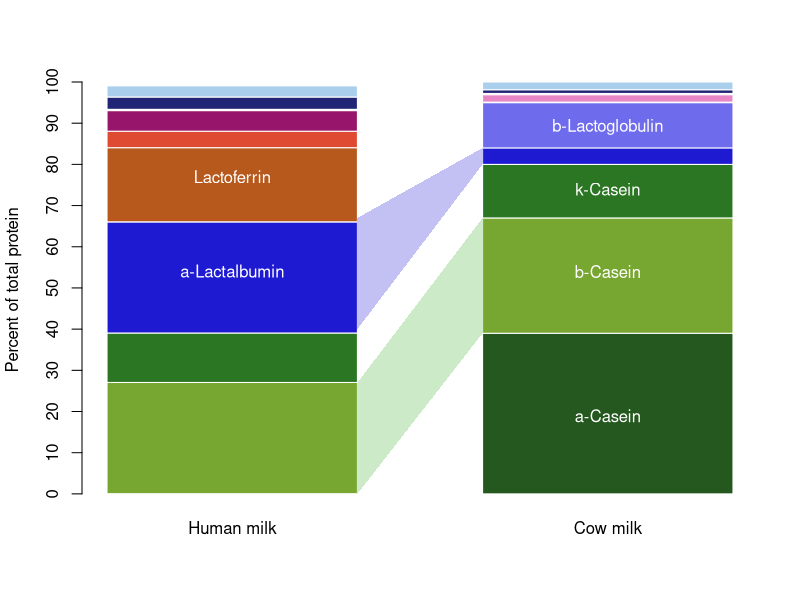
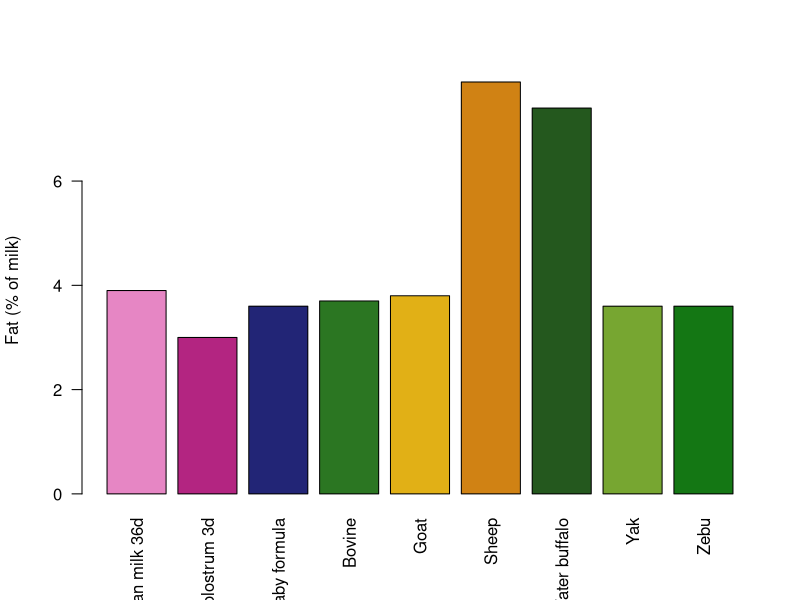
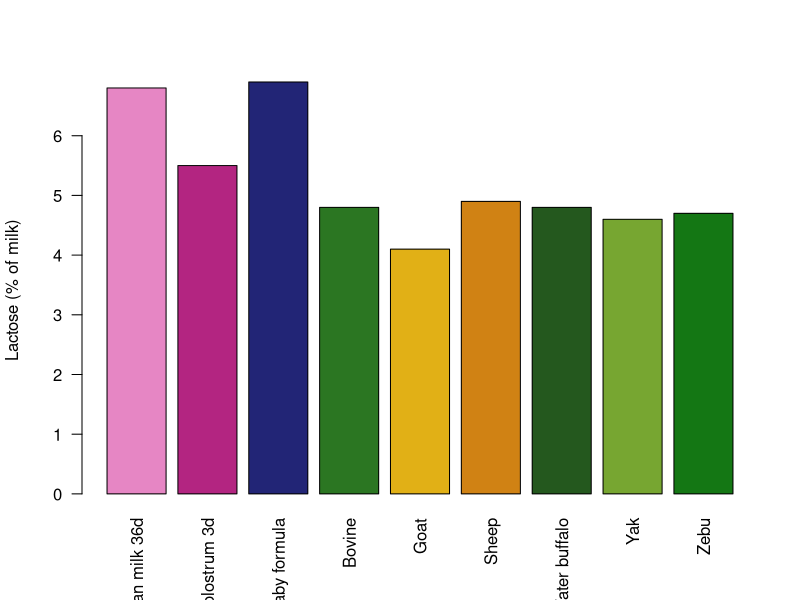
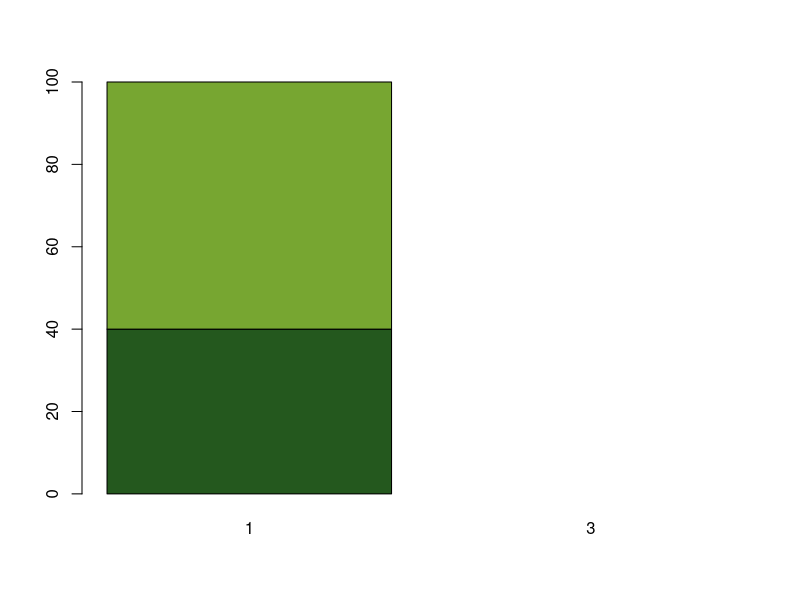
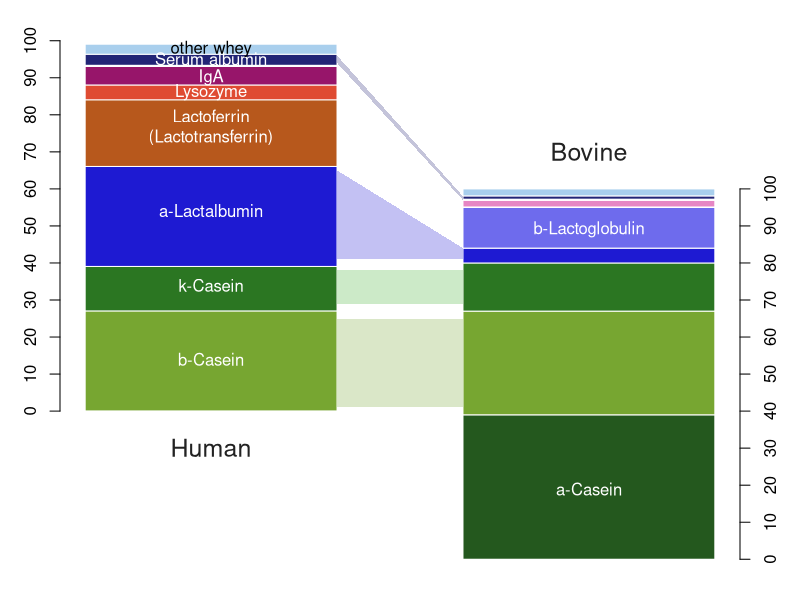
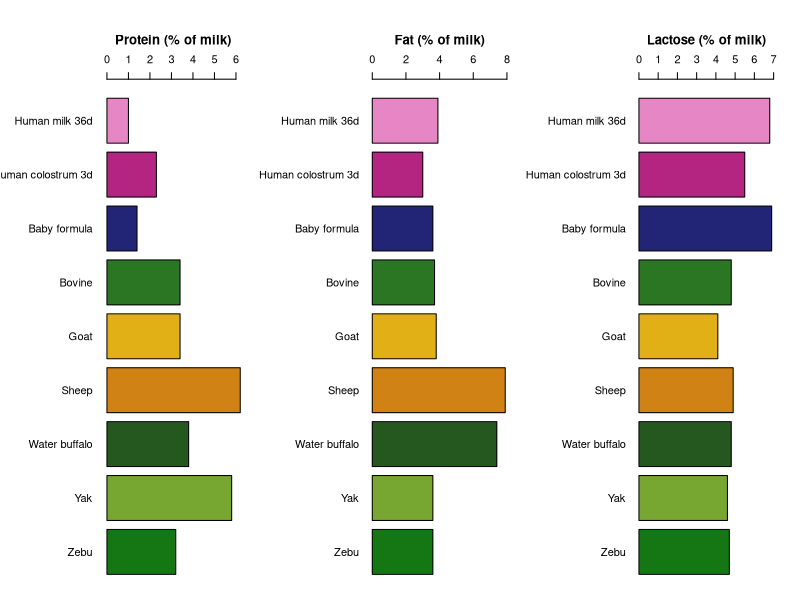
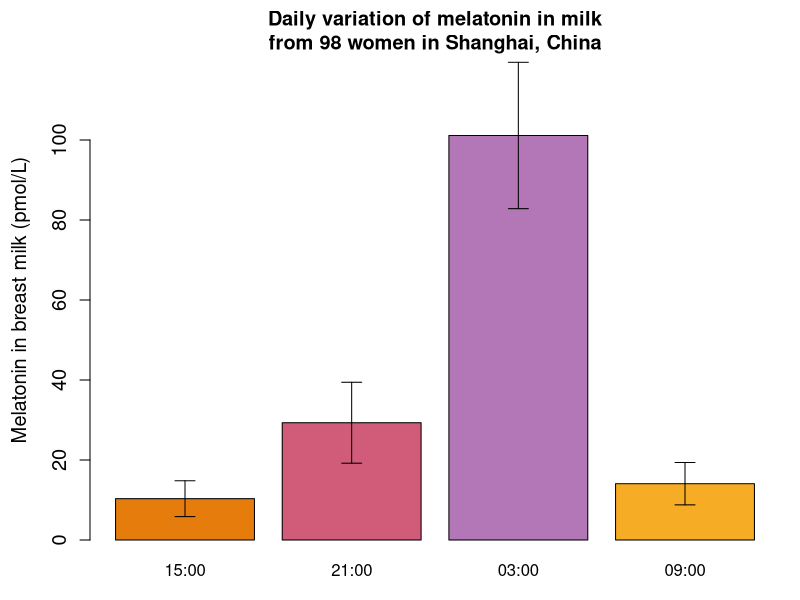
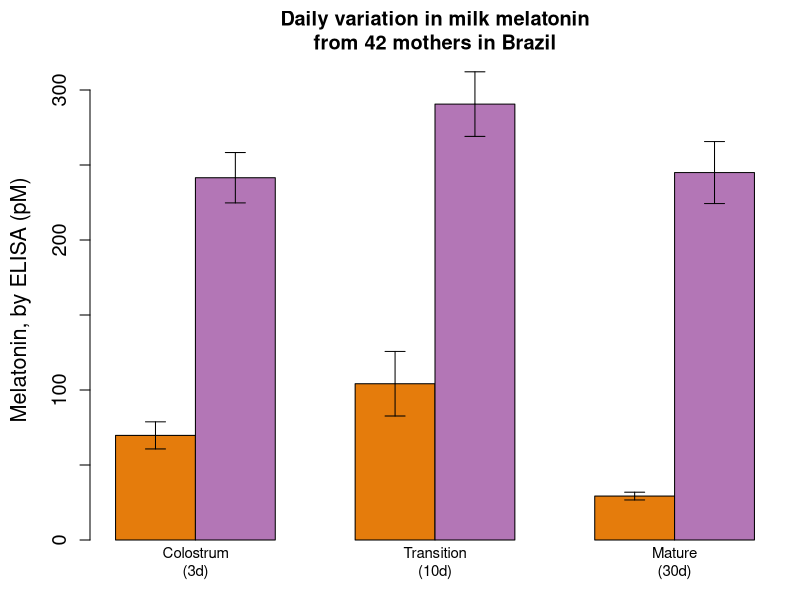

Generate these figures, in order, with R:
# analysis of milk protein composition

# data from
# Jensen et al (1990) Lipids of Bovine and Human Milks: A Comparison. J Dairy Sci 73:223-240. REVIEW
# https://pubmed.ncbi.nlm.nih.gov/2184172/


milk_data_text = "Milk	Protein_pct	Casein_pct_of_protein	a-casein	b-casein	k-casein	Whey_pct_of_protein	a-Lactalbumin	b-Lactoglobulin	Lactotransferrin	Lysozyme	IgA	IgG	IgM	Serum_albumin	Fat	Lactose	Total_solids	Ash	Kilocalories
Human milk 36d	1.0	40	0.06	27	12	60	27	0	18	4	5	0.1	0.2	3	3.9	6.8	12.1	0.2	72
Human colostrum 3d	2.3	NA	NA	NA	NA	NA	NA	NA	NA	NA	NA	NA	NA	NA	3	5.5	NA	NA	58
Baby formula	1.4	NA	NA	NA	NA	NA	NA	NA	NA	NA	NA	NA	NA	NA	3.6	6.9	NA	NA	66
Bovine	3.4	80	39	28	13	20	4	11	0.01	0.01	0.1	1.8	0.3	0.9	3.7	4.8	12.7	0.7	75
Goat	3.4	NA	NA	NA	NA	NA	NA	NA	NA	NA	NA	NA	NA	NA	3.8	4.1	NA	NA	NA
Sheep	6.2	NA	NA	NA	NA	NA	NA	NA	NA	NA	NA	NA	NA	NA	7.9	4.9	NA	NA	NA
Water buffalo	3.8	NA	NA	NA	NA	NA	NA	NA	NA	NA	NA	NA	NA	NA	7.4	4.8	NA	NA	NA
Yak	5.8	NA	NA	NA	NA	NA	NA	NA	NA	NA	NA	NA	NA	NA	3.6	4.6	NA	NA	NA
Zebu	3.2	NA	NA	NA	NA	NA	NA	NA	NA	NA	NA	NA	NA	NA	3.6	4.7	NA	NA	NA"


milk_data = read.table( text=milk_data_text, header=TRUE, sep="\t")
#milk_data.m = matrix(unlist(strsplit(milk_data_text, "\t|\n")),ncol = 17, byrow=TRUE)
#milk_data = as.data.frame( milk_data.m[-1,], col.names = milk_data.m[1,] )
human_v_cow_only = milk_data[c(1,4),]

names(milk_data)

proteins_only = cbind( human_v_cow_only[,c(4,5,6)], 
                       human_v_cow_only[,c(8:15)],
                       other_whey=human_v_cow_only$Whey_pct_of_protein - rowSums(human_v_cow_only[,c(8:15)]) )

#  [1] "Milk"                  "Protein_pct"           "Casein_pct_of_protein" "a.casein"              "b.casein"             
#  [6] "k.casein"              "Whey_pct_of_protein"   "a.Lactalbumin"         "b.Lactoglobulin"       "Lactotransferrin"     
# [11] "Lysozyme"              "IgA"                   "IgG"                   "IgM"                   "Serum_albumin"

prot_type_colors = c( "#24581eff", "#77a631ff", "#2b7622ff", #"#bbeb9fff", 
                      "#1e1ad2ff", "#6e6bedff",
                      "#b7581cff", "#df4b32ff", "#97156aff", "#e686c4ff", "#f9d3ecff", "#222576ff", "#a9cfedff" )
b = barplot( t(as.matrix( proteins_only )) , names.arg=c("Human milk", "Cow milk") , 
         ylab="Percent of total protein", col=prot_type_colors , border = "white",
         space = 0.5 , axes=FALSE )
axis(2, at=seq(0,100,10))
text( c(b[2],b[2],b[2],b[1],b[1],b[2]) , c(19,54,74,54,77,89), 
      c("a-Casein","b-Casein","k-Casein","a-Lactalbumin", "Lactoferrin","b-Lactoglobulin"), col="white")
polygon( x=c(1.5,2,2,1.5), y=c(0,39,67,27), border = NA, col="#40b03344" )
polygon( x=c(1.5,2,2,1.5), y=c(40,80,84,67), border = NA, col="#1e1ad244" )

y1 = c(0,cumsum(as.numeric(proteins_only[1,])))
y2 = c(0,cumsum(as.numeric(proteins_only[2,])))
pdf(file="~/git/misc-analyses/milk_composition/images/milk_protein_comparison_v1.pdf", height=8, width=6, title="Protein composition of human and bovine milks")
#png(file="~/git/misc-analyses/milk_composition/images/milk_protein_comparison_v1.png", height=720, width=540, res = 90 )
par(mar=c(1,3,1,3))
plot(0,0,type='n', xlim=c(0,5), ylim=c(0,140), axes=FALSE , xlab="", ylab="")
rect(rep(0,length(prot_type_colors)), y1[1:12]+40, rep(2,length(prot_type_colors)), y1[2:13]+40, 
     col=prot_type_colors, border = "white" )
rect(rep(3,length(prot_type_colors)), y2[1:12], rep(5,length(prot_type_colors)), y2[2:13] , 
     col=prot_type_colors, border = "white" )
polygon( x=c(2,3,3,2), y=c(1+40,41,65,25+40), border = NA, col="#77a63144" )
polygon( x=c(2,3,3,2), y=c(29+40,69,78,38+40), border = NA, col="#40b03344" )
polygon( x=c(2,3,3,2), y=c(41+40,81,84,65+40), border = NA, col="#1e1ad244" )
polygon( x=c(2,3,3,2), y=c(94+40,97,98,96+40), border = NA, col="#22257644" )
text( c(4,1,1,1,1,4,1,1,1) , c(19,54,74,54+40,77+40,89,86+40,90+40,95+40), 
      c("a-Casein","b-Casein","k-Casein",
        "a-Lactalbumin", "Lactoferrin\n(Lactotransferrin)","b-Lactoglobulin",
        "Lysozyme", "IgA", "Serum albumin"), col="white")
text( c(1) , c(97.7+40), 
      c("other whey"), col="black")
axis(2, at=seq(40,140,10), labels=seq(0,100,10) )
axis(4, at=seq(0,100,10), labels=seq(0,100,10) )
text( c(1,4) , c(30,110), c("Human", "Bovine"), col="#222222", cex=1.5)
dev.off()






milk_type_colors = c( "#e686c4ff", "#b32581ff", "#222576ff",
                      "#2b7622ff","#e1b016ff","#d08214ff", "#24581eff","#77a631ff","#147714ff")
pdf(file="~/git/misc-analyses/milk_composition/images/milk_composition_comparison_v1.pdf", width=10, height=3, title="Bulk composition of human and other milks")
par(mfrow=c(1,3), mar=c(0.5,8,6,2))
barplot( rev(milk_data$Protein_pct) , main="Protein (% of milk)", horiz=TRUE, 
         names.arg = rev(milk_data$Milk), las=2, col= rev(milk_type_colors), axes=FALSE )
axis(3)
barplot( rev(milk_data$Fat) , main="Fat (% of milk)", horiz=TRUE, xlim=c(0,8),
         names.arg = rev(milk_data$Milk), las=2, col= rev(milk_type_colors), axes=FALSE )
axis(3)
barplot( rev(milk_data$Lactose) , main="Lactose (% of milk)", horiz=TRUE, xlim=c(0,7),
         names.arg = rev(milk_data$Milk), las=2, col= rev(milk_type_colors), axes=FALSE )
axis(3)
dev.off()

barplot( milk_data$Fat , ylab="Fat (% of milk)", 
         names.arg = milk_data$Milk, las=2, col=milk_type_colors )
barplot( milk_data$Lactose , ylab="Lactose (% of milk)", 
         names.arg = milk_data$Milk, las=2, col=milk_type_colors )
barplot( t(as.matrix(milk_data[c(1,3),c(3,7)] )) , col=prot_type_colors  )


################################################################################
################################################################################

# 10mg tablets melatonin
# 10 mg / 232.281 g/mol = 0.0430513 mmol = 43.05umol
# 1mg = 0.004305 mmol = 4.3 umol

# Qin et al 2019 Variations in melatonin levels in preterm and term human breast milk during the first month after delivery
# https://pmc.ncbi.nlm.nih.gov/articles/PMC6884443/
qin2019_data_text = "Time_point	Breast_milk_pg_mL	Breast_milk_pg_mL_var
03:00	23.49	4.25
09:00	3.27	1.23
15:00	2.40	1.04
21:00	6.81	2.35"
qin2019_data = read.table(text=qin2019_data_text, header=TRUE, sep="\t")[c(3,4,1,2),]
qin2019_data

pdf(file="~/git/misc-analyses/milk_composition/images/qin2019_melatonin_in_milk.pdf", width=4, height=4, title="Melatonin in breast milk")
#png(file="~/git/misc-analyses/milk_composition/images/qin2019_melatonin_in_milk.png", width=360, height=360, res=90 )
par(mar=c(3,4.5,3,1))
b = barplot(qin2019_data$Breast_milk_pg_mL * 1000 / 232.281, ylim=c(0,120), axes=FALSE,
        names.arg=qin2019_data$Time_point , ylab="Melatonin in breast milk (pmol/L)", 
        main="Daily variation of melatonin in milk\nfrom 98 women in Shanghai, China", 
        col=c("#b376b6ff", "#f6ac24ff", "#e57c0cff", "#d05c7aff" )[c(3,4,1,2)], cex.lab=1.2)
axis(2,at=seq(0,100,20), cex.axis=1.2)
#points(b, qin2019_data$Breast_milk_pg_mL* 1000 / 232.281, lwd=2, pch=1)
arrows(x0 = b, y0 = qin2019_data$Breast_milk_pg_mL* 1000 / 232.281, lwd=1, length = 0.1,
       x1 = b, y1=qin2019_data$Breast_milk_pg_mL* 1000 / 232.281+qin2019_data$Breast_milk_pg_mL_var* 1000 / 232.281, angle = 90)
arrows(x0 = b, y0 = qin2019_data$Breast_milk_pg_mL* 1000 / 232.281, lwd=1, length = 0.1,
       x1 = b, y1=qin2019_data$Breast_milk_pg_mL* 1000 / 232.281-qin2019_data$Breast_milk_pg_mL_var* 1000 / 232.281, angle = 90)
dev.off()

qin2019_data$Breast_milk_pg_mL * 1000 / 232.281 # =pM
# 23pg/mL = 23ng/L / 232g/mol = 0.101nM = 101pM
# this is 1000x lower than the 100nM concentrations used by:
# Honorio-Franca 2013 Human colostrum melatonin exhibits a day-night variation and modulates the activity of colostral phagocytes
# https://doi.org/10.2478/v10136-012-0039-2
# "were incubated with with 10 ul of Phorbol Myristate Acetate (PMA final concentration at 10 –7M) or 
# ...50 ul of melatonifinal concentration at 10-7M"



# data digitized from Silva et al (2013) Bioactive Factors of Colostrum and Human Milk Exhibits a Day-Night Variation
# https://thescipub.com/abstract/10.3844/ajisp.2013.68.74

silva2013_text = "milk	time	melatonin_pg_mL	melatonin_pg_mL_var	cortisol_ug_dL	cortisol_ug_dL_var
colostrum	diurnal	16.2	2.1	34.0	5.7
colostrum	nocturnal	56.1	3.9	43.4	1.1
transition	diurnal	24.2	5.0	28.8	6.3
transition	nocturnal	67.5	5.0	39.5	7.4
mature	diurnal	6.8	0.6	50.9	0.5
mature	nocturnal	56.9	4.8	14.8	2.6"
silva2013_data = read.table(text=silva2013_text, header=TRUE, sep="\t")

time_mel_aov = aov(melatonin_pg_mL ~ time, data = silva2013_data)


# MELATONIN
pdf(file="~/git/misc-analyses/milk_composition/images/silva2013_melatonin_in_milk.pdf", width=4, height=4, title="Data from Silva et al 2013")
#png(file="~/git/misc-analyses/milk_composition/images/silva2013_melatonin_in_milk.png", width=360, height=360, res=90)
par(mar=c(3,4.5,3,1))
b = barplot( rbind(silva2013_data$melatonin_pg_mL[silva2013_data$time=="diurnal"]* 1000 / 232.281, 
               silva2013_data$melatonin_pg_mL[silva2013_data$time=="nocturnal"]* 1000 / 232.281 ),
         beside=TRUE, ylim=c(0,320), axes=FALSE, cex.names = 0.9,
         ylab="Melatonin, by ELISA (pM)", main="Daily variation in milk melatonin\nfrom 42 mothers in Brazil",
         cex.axis=1.2, cex.lab=1.3,
         col=c("#e57c0cff", "#b376b6ff"), names.arg = c("Colostrum\n(3d)", "Transition\n(10d)", "Mature\n(30d)") )
arrows(x0 = rep(b,2), y0 = rep(silva2013_data$melatonin_pg_mL,2)* 1000 / 232.281, lwd=1, length = 0.1,
       x1 = rep(b,2), 
       y1=c(silva2013_data$melatonin_pg_mL+silva2013_data$melatonin_pg_mL_var, silva2013_data$melatonin_pg_mL-silva2013_data$melatonin_pg_mL_var)* 1000 / 232.281, angle = 90)
axis(2, at=seq(0,300,100), cex.axis=1.2, tick = FALSE)
axis(2, at=seq(0,300,50), cex.axis=1.2, labels = FALSE)
dev.off()        



# Illnerova (1993) Melatonin rhythm in human milk. J Clin Endocrinol Metab
# https://pubmed.ncbi.nlm.nih.gov/8370707/
# https://doi.org/10.1210/jcem.77.3.8370707
illnerova_summary_text = "Melatonin_Source	Day_less_than_43_pM	Night_pM	Night_var_pM
Serum	0	280	34
Milk	0	99	26"
illnerova_summary_data = read.table(text=illnerova_summary_text, header=TRUE, sep="\t")

pdf(file="~/git/misc-analyses/milk_composition/images/illnerova1993_melatonin_in_serum.pdf", width=4, height=4, title="Data from Illnerova et al 1993")
#png(file="~/git/misc-analyses/milk_composition/images/illnerova1993_melatonin_in_serum.png", width=360, height=360, res=90)
par(mar=c(3,4.5,3,1))
b = barplot( rbind( c(10,10), illnerova_summary_data$Night_pM ) , beside = TRUE, ylim=c(0,320), axes=FALSE,
         col=c("#e57c0cff", "#b376b6ff"), ylab="Melatonin (pM)", names.arg = c("Serum","Milk"), 
         main="Melatonin in serum and milk\nfrom 10 Czech mothers",
         cex.lab=1.3, cex.axis=1.2, cex.names = 1.5 )
axis(2, at=seq(0,300,100), cex.axis=1.2, tick = FALSE)
axis(2, at=seq(0,300,50), cex.axis=1.2, labels = FALSE)
arrows(x0 = b[2,], y0 = illnerova_summary_data$Night_pM, lwd=1, length = 0.1,
       x1 = b[2,], y1=illnerova_summary_data$Night_pM+illnerova_summary_data$Night_var_pM, angle = 90)
arrows(x0 = b[2,], y0 = illnerova_summary_data$Night_pM, lwd=1, length = 0.1,
       x1 = b[2,], y1=illnerova_summary_data$Night_pM-illnerova_summary_data$Night_var_pM, angle = 90)
segments(1,43,6,43,col="#4567c044", lwd=5)
text(3,100,"Detection\nlimit\n43pM", col="#284897ff", pos=4 )
legend("topright", legend=c("Day","Night"), col=c("#e57c0cff", "#b376b6ff"), pch=15, pt.cex=3, cex=1.2 )
dev.off()

# illnerova_summary_data[2,3] * 0.100
# 99pM * 100mL = 9.9pmol in 100mL of breast milk at 3am
# this is about 1 million fold lower than 2mg of melatonin in a tablet

illnerova_data_text = "time_hrs	mother_A_milk_pM	mother_B_milk_pM	mother_C_milk_pM	mother_D_milk_pM	mother_E_milk_pM	mother_F_milk_pM
11	NA	3.9	4.2	NA	6.3	NA
12	6.4	NA	NA	NA	NA	NA
13	NA	NA	5.0	NA	6.3	8.4
15	NA	3.9	4.2	7.5	NA	NA
16	4.7	NA	NA	5.0	NA	NA
17	NA	NA	4.2	NA	8.0	9.2
18	NA	3.9	5.0	NA	NA	NA
19	5.6	NA	NA	6.7	NA	8.4
21	NA	64.2	116.7	NA	87.1	NA
22	65.9	NA	NA	NA	NA	NA
24	NA	250.3	204.2	172.5		94.8
25	NA	NA	NA	NA	190.9	NA
26	136.3	NA	NA	NA	NA	NA
27	NA	NA	NA	191.7	NA	NA
28	102.0	NA	154.2		111.0	NA
29	NA	NA	NA	NA	NA	121.7
30	52.5	176.5	NA	NA	73.1	NA
31	NA	NA	NA	5.8	NA	NA
32	NA	NA	53.3		NA	8.4
33	NA	NA	NA	NA	7.1	NA
34	3.1	2.2	5.0	5.0	NA	NA
35	NA	NA	NA	NA	7.1	7.6"
illnerova_data = read.table(text=illnerova_data_text, header=TRUE, sep="\t")
mother_color_set = c("#540005ff", "#b5272fff", "#cf8f93ff", "#cc32baff", "#580e62ff", "#cf8fc6ff", "#641bbcff", "#bca5d7ff" )


#pdf(file="~/git/misc-analyses/milk_composition/images/illnerova1993_melatonin_in_milk.pdf", width=4, height=4, title="Data from Illnerova et al 1993")
png(file="~/git/misc-analyses/milk_composition/images/illnerova1993_melatonin_in_milk.png", width=360, height=360, res=90)
par(mar=c(4.5,4.5,3,1))
plot(illnerova_data$time_hrs, illnerova_data$mother_B_milk_pM , type='n', 
     axes=FALSE, xlim=c(12,36), ylim=c(0,260), main="Nightly variation of melatonin\nin milk from 6 Czech mothers",
     xlab="Time of day (hours)", ylab="Melatonin in milk (pmol/L)", cex.lab=1.3 )
axis(1, at=seq(12,36,2), labels=NA)
axis(1, at=seq(12,36,4), labels=c(12,16,20,24,4,8,12), tick = FALSE)
axis(2, cex.axis=1.2 )
axis(2, at=c(150,250), tick=FALSE, cex.axis=1.2 )
segments(12,43,36,43,col="#4567c044", lwd=5)
text(12,100,"Detection\nlimit\n43pM", col="#284897ff", pos=4 )
for (i in 2:7){
  milk_time = illnerova_data$time_hrs[which(!is.na(illnerova_data[,i]))]
  milk_melatonin = illnerova_data[,i][which(!is.na(illnerova_data[,i]))]
  lines(milk_time, ifelse(milk_melatonin<43,0,milk_melatonin), col=gsub("ff","66",mother_color_set[i]), lwd=6 )
  points(milk_time, ifelse(milk_melatonin<43,0,milk_melatonin), col=gsub("ff","aa",mother_color_set[i]), pch=16, cex=1.5 )
}
dev.off()

# Cubero (2005) The circadian rhythm of tryptophan in breast milk affects the rhythms of 6-sulfatoxymelatonin and sleep in newborn
# https://pubmed.ncbi.nlm.nih.gov/16380706/
# https://www.researchgate.net/publication/7390109_The_circadian_rhythm_of_tryptophan_in_breast_milk_affects_the_rhythms_of_6-sulfatoxymelatonin_and_sleep_in_newborn
cubero2006_data_text = "Time	Tryptophan_uM	Urinary_6-sulfatoxymelatonin_breast_fed_ng_mL	Urinary_6-sulfatoxymelatonin_mothers_ng_mL	Urinary_6-sulfatoxymelatonin_formula_fed_ng_mL
4	NA	NA	NA	10.39
7	83.89	12.04	6.90	7.70
8	54.63	19.90	4.83	NA
9	71.30	21.43	16.21	13.58
10	NA	22.86	49.89	NA
11	67.04	13.88	42.99	NA
12	61.85	9.80	26.44	NA
13	56.67		9.43	NA
14	NA		31.03	16.96
15	50.56	2.09	20.69	NA
16	55.37	3.27	10.00	16.42
17	52.96	NA	5.40	2.60
18	50.00	NA	0.92	6.52
19	70.00	3.83	4.25	3.82
20	71.11	2.19	3.68	NA
21	71.85	5.56	3.10	NA
22	70.37	9.03	0.80	NA
23	68.70	NA	NA	NA"
cubero2006_data = read.table(text=cubero2006_data_text, header=TRUE, sep="\t")

pdf(file="~/git/misc-analyses/milk_composition/images/cubero2006_tryptophan_in_milk.pdf", width=4, height=4, title="Tryptophan in breast milk - Data from Cubero et al 2006")
#png(file="~/git/misc-analyses/milk_composition/images/cubero2006_tryptophan_in_milk.png", width=360, height=360, res=90)
par(mar=c(4.5,4.5,3,1))
plot( cubero2006_data$Time, cubero2006_data$Tryptophan_uM , xlim=c(0,24), ylim=c(0,90),
      xlab="Time of day (hours)", ylab="Tryptophan in mother's milk (umol/L)", 
      main="Tryptophan in breast milk\nfrom 15 women in Spain",
      pch=21, cex=2, bg="#FF5F50aa" , axes=FALSE , frame.plot = TRUE, cex.lab=1.2 )
axis(1, at=c(0:24), labels=FALSE )
axis(1, at=seq(0,24,3), labels=seq(0,24,3), tick = FALSE )
axis(2, cex.axis=1.2 )
trp_fit = 67.95 + 13.12 * sin (0.26 * seq(0,24,0.1) + 0.76) # formula copied from text
lines(seq(0,24,0.1), trp_fit, col="#FF7F5066", lwd=6 )
text(2,20,"Sinsoidal fitted curve from\nCubero et al 2006", pos=4, col="#541600ff")
segments(3,30,3,80, col="#541600ff")
dev.off()

aggregate( na.omit(cubero2006_data$Urinary_6.sulfatoxymelatonin_mothers_ng_mL), by=list( morning=ifelse( cubero2006_data$Time <= 12, 1, 2 )[2:17] ), FUN=mean, na.action = na.omit )

cubero2006_data$Urinary_6.sulfatoxymelatonin_mothers_ng_mL
list( morning=ifelse( cubero2006_data$Time <= 12, 1, 2 ) )
length(ifelse( cubero2006_data$Time <= 12, 1, 2 ))


pdf(file="~/git/misc-analyses/milk_composition/images/cubero2006_melatonin_in_urine.pdf", width=4, height=4, title="Urinary 6-sulfatoxymelatonin in mothers and babies - Data from Cubero et al 2006")
#png(file="~/git/misc-analyses/milk_composition/images/cubero2006_melatonin_in_urine.png", width=360, height=360, res=90)
par(mar=c(4.5,4.5,3,1))
plot( cubero2006_data$Time, cubero2006_data$Urinary_6.sulfatoxymelatonin_mothers_ng_mL* 1000 / 328.34 , xlim=c(0,24), ylim=c(0,200),
      xlab="Time (hours)", ylab="Urinary 6-sulfatoxymelatonin (nmol/L)", 
      main="6-sulfatoxymelatonin in urine\nfrom 16 women and babies in Spain",
      pch=21, cex=3, bg="#FF7F50aa" , axes=FALSE , frame.plot = TRUE, cex.lab=1.2 )
axis(1, at=c(0:24), labels=FALSE )
axis(1, at=seq(0,24,3), labels=seq(0,24,3), tick = FALSE )
axis(2, cex.axis=1.2 )
points( cubero2006_data$Time, cubero2006_data$Urinary_6.sulfatoxymelatonin_breast_fed_ng_mL * 1000 / 328.34,
        pch=24, cex=2, bg="#8B0000aa" )
points( cubero2006_data$Time, cubero2006_data$Urinary_6.sulfatoxymelatonin_formula_fed_ng_mL* 1000 / 328.34,
        pch=24, cex=2, bg="#00008Baa" )
lines(seq(0,24,0.1), ( 11.44 + 8.97 * sin(0.26 * seq(0,24,0.1) - 0.05))* 1000 / 328.34, col="#8B000066", lwd=6 ) # formula copied from text
lines(seq(0,24,0.1), ( 9.72 + 16.44 * sin(0.26 * seq(0,24,0.1) - 1.44))* 1000 / 328.34, col="#FF7F5066", lwd=6 ) # formula copied from text
lines(seq(0,24,0.1), ( 9.82 + 8.28 * sin(0.26 * seq(0,24,0.1) - 1.52))* 1000 / 328.34, col="#00008B66", lwd=6 ) # formula copied from text
legend("topright", legend=c("Maternal", "Breast-fed", "Formula-fed"), col=c("#FF7F50aa","#8B0000aa","#00008Baa"), pch=c(16,17,17), pt.cex=2 )
dev.off()

# https://pubchem.ncbi.nlm.nih.gov/compound/6-sulfatoxymelatonin
cubero2006_data$Urinary_6.sulfatoxymelatonin_mothers_ng_mL * 1000 / 328.34



################################################################################
################################################################################
# CORTISOL


pdf(file="~/git/misc-analyses/milk_composition/images/silva2013_cortisol_in_milk.pdf", width=4, height=4, title="Data from Silva et al 2013")
#png(file="~/git/misc-analyses/milk_composition/images/silva2013_cortisol_in_milk.png", width=360, height=360, res=90)
par(mar=c(3,4.5,3,1))
b = barplot( rbind(silva2013_data$cortisol_ug_dL[silva2013_data$time=="diurnal"]* 10 / 362.46, 
                   silva2013_data$cortisol_ug_dL[silva2013_data$time=="nocturnal"]* 10 / 362.46 ),
             beside=TRUE, ylim=c(0,1.5), axes=FALSE, cex.names = 0.9,
             ylab="Cortisol, by ELISA (µM)", main="Daily variation in milk cortisol\nfrom 42 mothers in Brazil",
             cex.axis=1.2, cex.lab=1.3,
             col=c("#e57c0cff", "#b376b6ff"), names.arg = c("Colostrum\n(3d)", "Transition\n(10d)", "Mature\n(30d)") )
arrows(x0 = rep(b,2), y0 = rep(silva2013_data$cortisol_ug_dL,2)* 10 / 362.46, lwd=1, length = 0.1,
       x1 = rep(b,2), 
       y1=c(silva2013_data$cortisol_ug_dL+silva2013_data$cortisol_ug_dL_var, silva2013_data$cortisol_ug_dL-silva2013_data$cortisol_ug_dL_var)* 10 / 362.46, angle = 90)
axis(2, at=seq(0,1.5,0.25), cex.axis=1.2, tick = FALSE)
axis(2, at=seq(0,1.5,0.25), cex.axis=1.2, labels = FALSE)
dev.off()        


# Hollanders et al 2019 The Association between Breastmilk Glucocorticoid Concentrations and Macronutrient Contents Throughout the Day
# https://pmc.ncbi.nlm.nih.gov/articles/PMC6412799/
hollanders2019_text = "time_hr	woman	cortisol_nmol_L	cortisone_nmol_L	carbohydrate_g_100mL	fat_g_100mL	prot_g_100mL
1.5	A	3.24	15.50	8.05	2.80	1.24
4.5	A	12.02	56.42	7.27	5.85	0.90
7.5	A	13.17	50.08	8.02	1.68	1.24
10.5	A	2.36	18.77	7.81	3.07	1.34
13.5	A	2.49	16.83	8.05	2.02	1.27
16.5	A	1.78	11.10	8.08	1.47	1.17
19.5	A	0.90	4.76	7.78	3.07	0.86
22.5	A	1.00	5.98	7.75	3.92	1.03
9.0	B	10.59	34.24	7.62	3.85	0.92
10.5	B	2.23	14.85	7.54	2.87	0.95
11.5	B	0.87	8.65	7.46	4.87	0.79
15.5	B	2.21	16.94	7.31	6.41	0.67
16.5	B	1.23	10.81	7.62	5.46	0.82
18.5	B	1.51	10.47	7.46	6.79	0.67
22.5	B	1.59	12.02	7.74	3.13	0.87
23.5	B	1.59	9.80	7.87	2.36	0.90
6.5	C	NA	NA	3.05	3.10	1.42
10.0	C	11.62	31.85	3.22	1.45	1.19
13.0	C	5.81	22.08	3.22	1.73	1.42
18.0	C	1.24	6.37	3.27	1.17	1.19
27.0	C	2.06	11.07	3.45	1.50	1.17
7.5	D	12.12	42.21	7.78	2.75	1.06
10.5	D	2.58	23.28	8.06	2.40	1.24
16.5	D	0.93	15.88	8.11	2.07	1.11
19.5	D	0.51	4.89	7.75	3.64	1.09
23.5	D	1.77	11.45	7.88	2.78	1.09
30.5	D	13.81	38.93	8.03	2.30	1.04"
hollanders2019_data = read.table( text=hollanders2019_text, header=TRUE, sep="\t" )

#pdf(file="~/git/misc-analyses/milk_composition/images/hollanders2019_cortisol_in_milk.pdf", width=8, height=4, title="Data from Hollanders et al 2019")
png(file="~/git/misc-analyses/milk_composition/images/hollanders2019_cortisol_in_milk.png", width=720, height=360, res=90 )
par(mfrow=c(1,2), mar=c(4.2,4.5,3,1))
plot(hollanders2019_data$time_hr, hollanders2019_data$cortisol_nmol_L , type='n',
     axes=FALSE, xlim=c(0,30), ylim=c(0,20), main="Nightly variation of cortisol\n of 4 Dutch mothers (1 month pp)",
     xlab="Time of day (hours)", ylab="Cortisol in milk (nmol/L)", cex.lab=1.3 )
axis(1, at=seq(0,30,2), labels=NA)
axis(1, at=seq(0,28,4), tick = FALSE)
axis(2, cex.axis=1.2 )
for (i in 1:length(unique(hollanders2019_data$woman)) ){
  print(i)
  hollanders2019_subset = hollanders2019_data[which(hollanders2019_data$woman==unique(hollanders2019_data$woman)[i]),]
  lines(hollanders2019_subset$time_hr, hollanders2019_subset$cortisol_nmol_L, col=gsub("ff","66",mother_color_set[i]), lwd=6 )
  points(hollanders2019_subset$time_hr, hollanders2019_subset$cortisol_nmol_L, col=gsub("ff","aa",mother_color_set[i]), pch=16, cex=1.5 )
}
plot(hollanders2019_data$time_hr, hollanders2019_data$cortisone_nmol_L , type='n',
     axes=FALSE, xlim=c(0,30), ylim=c(0,60), main="Nightly variation of cortisone\n from 4 Dutch mothers (1 month pp)",
     xlab="Time of day (hours)", ylab="Cortisone in milk (nmol/L)", cex.lab=1.3 )
axis(1, at=seq(0,30,2), labels=NA)
axis(1, at=seq(0,28,4), tick = FALSE)
axis(2, at=seq(0,60,20), cex.axis=1.2 )
for (i in 1:length(unique(hollanders2019_data$woman)) ){
  hollanders2019_subset = hollanders2019_data[which(hollanders2019_data$woman==unique(hollanders2019_data$woman)[i]),]
  lines(hollanders2019_subset$time_hr, hollanders2019_subset$cortisone_nmol_L, col=gsub("ff","66",mother_color_set[i]), lwd=6 )
  points(hollanders2019_subset$time_hr, hollanders2019_subset$cortisone_nmol_L, col=gsub("ff","aa",mother_color_set[i]), pch=16, cex=1.5 )
}
dev.off()

pdf(file="~/git/misc-analyses/milk_composition/images/hollanders2019_macronutrient_in_milk.pdf", width=8, height=3, title="Data from Hollanders et al 2019")
#png(file="~/git/misc-analyses/milk_composition/images/hollanders2019_macronutrient_in_milk.png", width=720, height=270, res=90 )
par(mfrow=c(1,3), mar=c(4.2,4.5,3,1))
plot(hollanders2019_data$time_hr, hollanders2019_data$fat_g_100mL , type='n',
     axes=FALSE, xlim=c(0,30), ylim=c(0,8), main="Nightly variation of fat\nin milk from 4 Dutch mothers",
     xlab="Time of day (hours)", ylab="Fat in milk (g/100mL)", cex.lab=1.3 )
axis(1, at=seq(0,30,2), labels=NA)
axis(1, at=seq(0,28,4), tick = FALSE)
axis(2, at=seq(0,8,2), cex.axis=1.2 )
for (i in 1:length(unique(hollanders2019_data$woman)) ){
  hollanders2019_subset = hollanders2019_data[which(hollanders2019_data$woman==unique(hollanders2019_data$woman)[i]),]
  lines(hollanders2019_subset$time_hr, hollanders2019_subset$fat_g_100mL, col=gsub("ff","66",mother_color_set[i]), lwd=6 )
  points(hollanders2019_subset$time_hr, hollanders2019_subset$fat_g_100mL, col=gsub("ff","aa",mother_color_set[i]), pch=16, cex=1.5 )
}
plot(hollanders2019_data$time_hr, hollanders2019_data$carbohydrate_g_100mL , type='n',
     axes=FALSE, xlim=c(0,30), ylim=c(0,8), main="Nightly variation of lactose\nin milk from 4 Dutch mothers",
     xlab="Time of day (hours)", ylab="Lactose in milk (g/100mL)", cex.lab=1.3 )
axis(1, at=seq(0,30,2), labels=NA)
axis(1, at=seq(0,28,4), tick = FALSE)
axis(2, at=seq(0,8,2), cex.axis=1.2 )
for (i in 1:length(unique(hollanders2019_data$woman)) ){
  hollanders2019_subset = hollanders2019_data[which(hollanders2019_data$woman==unique(hollanders2019_data$woman)[i]),]
  lines(hollanders2019_subset$time_hr, hollanders2019_subset$carbohydrate_g_100mL, col=gsub("ff","66",mother_color_set[i]), lwd=6 )
  points(hollanders2019_subset$time_hr, hollanders2019_subset$carbohydrate_g_100mL, col=gsub("ff","aa",mother_color_set[i]), pch=16, cex=1.5 )
}
plot(hollanders2019_data$time_hr, hollanders2019_data$prot_g_100mL , type='n',
     axes=FALSE, xlim=c(0,30), ylim=c(0,2), main="Nightly variation of protein\nin milk from 4 Dutch mothers",
     xlab="Time of day (hours)", ylab="Protein in milk (g/100mL)", cex.lab=1.3 )
axis(1, at=seq(0,30,2), labels=NA)
axis(1, at=seq(0,28,4), tick = FALSE)
axis(2, at=seq(0,2,0.5), cex.axis=1.2 )
for (i in 1:length(unique(hollanders2019_data$woman)) ){
  hollanders2019_subset = hollanders2019_data[which(hollanders2019_data$woman==unique(hollanders2019_data$woman)[i]),]
  lines(hollanders2019_subset$time_hr, hollanders2019_subset$prot_g_100mL, col=gsub("ff","66",mother_color_set[i]), lwd=6 )
  points(hollanders2019_subset$time_hr, hollanders2019_subset$prot_g_100mL, col=gsub("ff","aa",mother_color_set[i]), pch=16, cex=1.5 )
}
dev.off()



# Jensen et al 1995 Human milk total lipid and cholesterol are dependent on interval of sampling during 24 hours
# https://pubmed.ncbi.nlm.nih.gov/7884623/

jensen1995_text = "time_start_hrs	time_end_hrs	lipid_pct	lipid_pct_var	volume_milk_mL_breast	volume_milk_mL_breast_var	lipid_g_volume	cholesterol_mM	cholesterol_mM_var	cholesterol_mg_dL	cholesterol_mg_dL_var	cholesterol_mmol_100g_fat	cholesterol_mmol_100g_fat_var
6	10	2.93	0.32	86.8	8	2.54	0.36	0.01	14	2.2	1.24	0.19
10	14	3.89	0.28	45	7.4	1.75	0.42	0.04	16.2	1.7	1.1	0.11
14	18	3.87	0.31	44	7.7	1.94	0.56	0.05	21.7	2.1	1.45	0.14
18	22	4.37	0.4	45.1	9.8	1.97	0.57	0.07	22	2.8	1.3	0.17
22	6	2.86	0.36	49.9	9	1.43	0.33	0.06	12.9	2.2	1.17	0.2"
jensen1995_data = read.table(text=jensen1995_text, header=TRUE, sep="\t")

"84 days postpartum"

################################################################################
################################################################################


# Savino 2010 Lactobacillus reuteri DSM 17938 in infantile colic: a randomized, double-blind, placebo-controlled trial
# https://pubmed.ncbi.nlm.nih.gov/20713478/
# TABLE 2 Crying Time in the L reuteri and Placebo Groups
savino2010_data_text = "day_of_study	L_reuteri_crying_min_day	L_reuteri_crying_min_day_IQR	Placebo_crying_min_day	Placebo_crying_min_day_IQR	p_value_mannwhitney
0	370	120	300	150	0.127
7	95	85	185	149	0.082
14	60	70	150	145	0.099
21	35	85	90	148	0.022"
savino2010_data = read.table(text=savino2010_data_text, header=TRUE, sep="\t")

pdf(file="~/git/misc-analyses/milk_composition/images/savino2010_probiotic_infant_colic.pdf", width=5, height=5, title="Crying Time in the L reuteri and Placebo Groups")
#png(file="~/git/misc-analyses/milk_composition/images/savino2010_probiotic_infant_colic.png", width=450, height=450, res=90)
par(mar=c(4.5,4.5,3,1))
plot( savino2010_data$day_of_study, savino2010_data$L_reuteri_crying_min_day, type="n", ylim=c(0,500),
      ylab="Crying time (minutes/day)", xlab="Day of study", main="Reduction in Crying Time\nin the L.reuteri and Placebo Groups",
      axes=FALSE , cex.lab=1.3)
axis(2)
axis(1, at=seq(0,21,7), cex.axis=1.3)
polygon( c( savino2010_data$day_of_study,rev(savino2010_data$day_of_study)),
         c(savino2010_data$L_reuteri_crying_min_day+savino2010_data$L_reuteri_crying_min_day_IQR/2,
           rev(savino2010_data$L_reuteri_crying_min_day-savino2010_data$L_reuteri_crying_min_day_IQR/2) ),
         col="#FF5F5088", border = NA )
lines( savino2010_data$day_of_study, savino2010_data$L_reuteri_crying_min_day, 
       lwd=2, col="#FF5F50aa")
points( savino2010_data$day_of_study, savino2010_data$L_reuteri_crying_min_day, 
        pch=16, cex=3, col="#f21600aa")
polygon( c( savino2010_data$day_of_study,rev(savino2010_data$day_of_study)),
         c(savino2010_data$Placebo_crying_min_day+savino2010_data$Placebo_crying_min_day_IQR/2,
           rev(savino2010_data$Placebo_crying_min_day-savino2010_data$Placebo_crying_min_day_IQR/2) ),
         col="#99999988", border = NA )
lines( savino2010_data$day_of_study, savino2010_data$Placebo_crying_min_day, 
       lwd=2, col="#999999aa")
points( savino2010_data$day_of_study, savino2010_data$Placebo_crying_min_day, 
        pch=16, cex=3, col="#333333aa")
legend("topright", legend=c("Probiotic (25)","Placebo (21)"), col=c("#FF5F50ff","#999999ff"), pch=16, pt.cex = 2, cex=1.2)
dev.off()


################################################################################
################################################################################


# Table 3. Blood and Milk Alcohol Levels for Subjects 3-8
# Time after initial ingestion of alcohol in hours
# Levels are expressed as mg alcohol per 100 mL of sample fluid
lawton_data_text = "minutes	blood_EtOH_s1b	milk_EtOH_s1b	blood_EtOH_s1a	milk_EtOH_s1a	blood_EtOH_s2	milk_EtOH_s2	blood_EtOH_s3	milk_EtOH_s3	blood_EtOH_s4	milk_EtOH_s4	blood_EtOH_s5	milk_EtOH_s5	blood_EtOH_s6	milk_EtOH_s6	blood_EtOH_s7	milk_EtOH_s7	blood_EtOH_s8	milk_EtOH_s8
30	NA	NA	NA	NA	NA	NA	41	46	6	6	0	0	16	13	27	21	NA	NA
60	102.43	113.74	77.90	84.37	NA	NA	55	76	37	34	28	22	40	35	44	46	46	46
90	118.05	135.57	NA	NA	94	118	67	71	89	81	39	39	49	49	39	44	57	74
120	117.51	131.80	68.74	77.63	NA	NA	65	68	119	129	35	39	44	46	35	36	NA	NA
150	102.69	114.55	NA	NA	86	121	NA	NA	NA	NA	NA	NA	NA	NA	NA	NA	53	62
180	88.95	99.19	50.15	57.16	NA	NA	NA	NA	NA	NA	NA	NA	NA	NA	NA	NA	NA	NA
210	79.52	86.53	NA	NA	85	101	NA	NA	NA	NA	NA	NA	NA	NA	NA	NA	NA	NA
240	64.43	70.36	36.95	42.07	NA	NA	NA	NA	NA	NA	NA	NA	NA	NA	NA	NA	NA	NA
270	56.08	59.58	NA	NA	65	73	NA	NA	NA	NA	NA	NA	NA	NA	NA	NA	NA	NA
300	42.07	45.03	13	13.77	NA	NA	NA	NA	NA	NA	NA	NA	NA	NA	NA	NA	NA	NA
330	NA	NA	NA	NA	43	52	NA	NA	NA	NA	NA	NA	NA	NA	NA	NA	NA	NA"
lawton_data = read.table( text=lawton_data_text, header=TRUE, sep="\t")

mother_color_set_2 = rep(rep( mother_color_set, c(rep(c(2,1),c(1,7))) ),each=2)

pdf(file="~/git/misc-analyses/milk_composition/images/lawton1985_EtOH_levels_in_milk.pdf", width=5, height=5, title="EtOH levels in blood and milk - data from Lawton 1985")
#png(file="~/git/misc-analyses/milk_composition/images/lawton1985_EtOH_levels_in_milk.png", width=450, height=450, res=90)
par(mar=c(4.5,4.5,3,1))
plot( lawton_data$minutes, lawton_data$milk_EtOH_s1b , ylim=c(0,150), xlim=c(0,330) , type='n',
      ylab="mg EtOH per 100 mL of sample fluid", xlab="Time (minutes)", cex.lab=1.3, cex.axis=1.2, 
      main="EtOH levels in blood and milk\nfrom 8 women in New Zealand" )
for (i in seq(2,19,2)) {
  etoh_time = lawton_data$minutes[which(!is.na(lawton_data[,i]))]
  etoh_blood = lawton_data[,i][which(!is.na(lawton_data[,i]))]
  etoh_milk = lawton_data[,i+1][which(!is.na(lawton_data[,i+1]))]
  lines(etoh_time, etoh_blood, col=gsub("ff","66",mother_color_set_2[i-1]), lwd=6 )
  points(etoh_time, etoh_blood, col=gsub("ff","aa",mother_color_set_2[i-1]), pch=18, cex=1.5 )
  lines(etoh_time, etoh_milk, col=gsub("ff","66",mother_color_set_2[i]), lwd=6 )
  points(etoh_time, etoh_milk, col=gsub("ff","aa",mother_color_set_2[i]), pch=16, cex=1.5 )
}
dev.off()


################################################################################
################################################################################

# Italianer et al 2020 Circadian Variation in Human Milk Composition, a Systematic Review
# https://pmc.ncbi.nlm.nih.gov/articles/PMC7468880/

# Jackson et al 1988 Circadian variation in fat concentration of breast-milk in a rural northern Thai population
# https://pubmed.ncbi.nlm.nih.gov/3395599/
# https://www.cambridge.org/core/journals/british-journal-of-nutrition/article/circadian-variation-in-fat-concentration-of-breastmilk-in-a-rural-northern-thai-population/38DD1E075936C08D5AC621AFCA916A45

# Pereira et al (2013) Composition of breast milk of lactating adolescents in function of time of lactation
# https://pubmed.ncbi.nlm.nih.gov/24506376/

# Andreas et al (2015) Human breast milk: A review on its composition and bioactivity. REVIEW
# https://pubmed.ncbi.nlm.nih.gov/26375355/

# Rio-Aige et al (2023) Breast milk immune composition varies during the transition stage of lactation: characterization of immunotypes in the MAMI cohort
# https://pmc.ncbi.nlm.nih.gov/articles/PMC10702228/

# Karcz et Krolak-Olejnik (2021) Vegan or vegetarian diet and breast milk composition - a systematic review
# https://pubmed.ncbi.nlm.nih.gov/32319307/

# Martin et al (2016) Review of Infant Feeding: Key Features of Breast Milk and Infant Formula
# https://pmc.ncbi.nlm.nih.gov/articles/PMC4882692/

#
